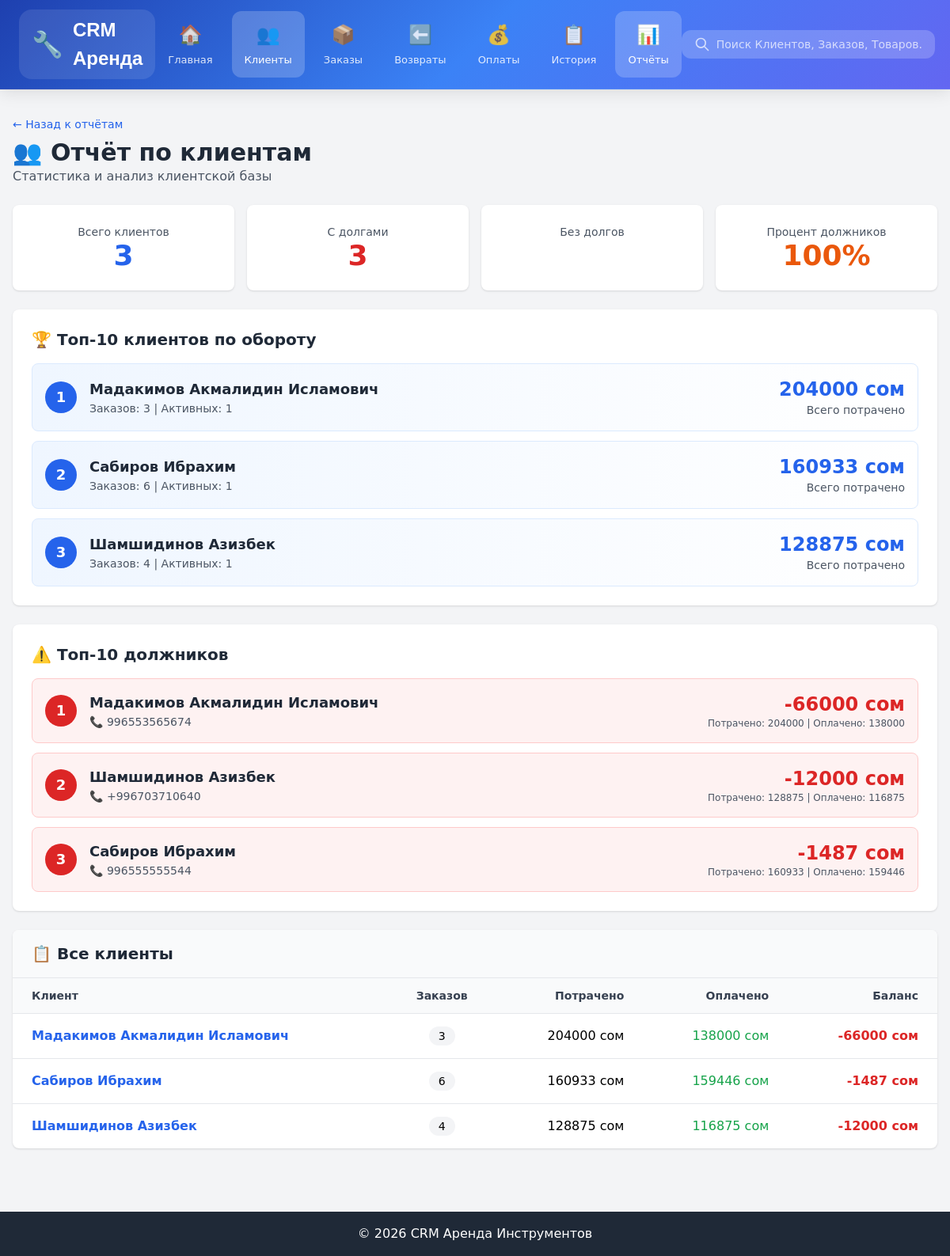
Screenshot of /reports/clients/ with the database file from the repository.
### apps/clients/models.py (models this page shows, shortened)
class Client(models.Model):
    last_name = models.CharField('Фамилия', max_length=100)
    first_name = models.CharField('Имя', max_length=100)
    middle_name = models.CharField('Отчество', max_length=100, blank=True)
    passport_front = models.ImageField('Паспорт (лицевая)', upload_to=passport_front_path)
    passport_back = models.ImageField('Паспорт (обратная)', upload_to=passport_back_path)
    telegram_id = models.CharField(max_length=50, blank=True, null=True, verbose_name='Telegram ID')
    created_at = models.DateTimeField('Дата регистрации', auto_now_add=True)
    updated_at = models.DateTimeField('Дата обновления', auto_now=True)
    class Meta:
        verbose_name = 'Клиент'
        verbose_name_plural = 'Клиенты'
        ordering = ['-created_at']
    def get_full_name(self):
        return f"{self.last_name} {self.first_name} {self.middle_name}".strip()
    def get_total_paid(self):
        total = self.payments.aggregate(total=Sum('amount'))['total']
        return float(total or 0)
    def get_total_debt(self):
        total = 0
        for order in self.rental_orders.all():
            total += float(order.get_current_total())
        return total
    def get_wallet_balance(self):
        return self.get_total_paid() - self.get_total_debt()

class ClientPhone(models.Model):
    phone_regex = RegexValidator(regex=r'^\+?996?\d{9,12}$')
    client = models.ForeignKey(Client, on_delete=models.CASCADE, related_name='phones')
    phone_number = models.CharField('Номер', validators=[phone_regex], max_length=17)
    is_primary = models.BooleanField('Основной', default=False)
    created_at = models.DateTimeField(auto_now_add=True)
    class Meta:
        verbose_name = 'Телефон'
        verbose_name_plural = 'Телефоны'

### apps/main/reports_views.py (the view)
# urls.py: path('reports/clients/', reports_views.reports_clients, name='reports_clients'),
def reports_clients(request):
    clients_data = []
    for client in Client.objects.all():
        total_orders = client.rental_orders.count()
        active_orders = client.rental_orders.filter(status='open').count()
        total_spent = 0
        for order in client.rental_orders.all():
            total_spent += order.get_current_total()
        total_paid = client.get_total_paid()
        balance = client.get_wallet_balance()
        clients_data.append({
            'client': client,
            'total_orders': total_orders,
            'active_orders': active_orders,
            'total_spent': int(total_spent),
            'total_paid': int(total_paid),
            'balance': int(balance),
        })
    clients_data_sorted = sorted(clients_data, key=lambda x: x['total_spent'], reverse=True)
    debtors = [c for c in clients_data if c['balance'] < 0]
    debtors_sorted = sorted(debtors, key=lambda x: x['balance'])
    context = {
        'clients_data': clients_data_sorted,
        'top_clients': clients_data_sorted[:10],
        'top_debtors': debtors_sorted[:10],
        'total_clients': len(clients_data),
        'clients_with_debt': len(debtors),
    }
    return render(request, 'reports/clients.html', context)

### apps/company/models.py (called while the page is built)
    @classmethod
    def get_company(cls):
        company, created = cls.objects.get_or_create(
            pk=1,
            defaults={
                'company_name': 'Моя компания',
                'currency': 'сом',
            }
        )
        return company

### apps/main/context_processors.py (called while the page is built)
def company_context(request):
    from apps.company.models import CompanyProfile
    company = CompanyProfile.get_company()
    return {
        'company': company,
    }

### apps/rental/models.py (called while the page is built)
    def get_current_total(self):
        total = Decimal('0')
        for item in self.items.all():
            total += item.get_actual_cost()
        return total

    def get_actual_cost(self):
        now = timezone.now()
        base_cost = Decimal(str(self.original_total_cost))
        if self.quantity_remaining == 0:
            return base_cost
        if self.planned_return_date >= now:
            return base_cost
        overdue_time = now - self.planned_return_date
        overdue_days = overdue_time.days
        overdue_hours = overdue_time.seconds // 3600
        price_per_day = Decimal(str(self.price_per_day))
        if overdue_time.total_seconds() < 86400:
            overdue_cost = (price_per_day / 24) * Decimal(str(overdue_hours)) * Decimal(str(self.quantity_remaining))
        else:
            overdue_cost = price_per_day * Decimal(str(overdue_days)) * Decimal(str(self.quantity_remaining))
        return base_cost + overdue_cost

### templates/reports/clients.html (shortened to what this page needs)
{% extends 'base.html' %}
{% block content %}
<div class="space-y-6">
    <div>
        <a href="/reports/" class="text-blue-600 hover:underline text-sm mb-2 inline-block">
            ← Назад к отчётам
        </a>
        <h1 class="text-3xl font-bold text-gray-800">👥 Отчёт по клиентам</h1>
        <p class="text-gray-600">Статистика и анализ клиентской базы</p>
    </div>
    <div class="grid grid-cols-4 gap-4">
        <div class="bg-white rounded-lg shadow p-6 text-center">
            <p class="text-gray-600 text-sm">Всего клиентов</p>
            <p class="text-4xl font-bold text-blue-600">{{ total_clients }}</p>
        </div>
        <div class="bg-white rounded-lg shadow p-6 text-center">
            <p class="text-gray-600 text-sm">С долгами</p>
            <p class="text-4xl font-bold text-red-600">{{ clients_with_debt }}</p>
        </div>
        <div class="bg-white rounded-lg shadow p-6 text-center">
            <p class="text-gray-600 text-sm">Без долгов</p>
        </div>
        <div class="bg-white rounded-lg shadow p-6 text-center">
            <p class="text-gray-600 text-sm">Процент должников</p>
            <p class="text-4xl font-bold text-orange-600">
                {% if total_clients > 0 %}
                    {% widthratio clients_with_debt total_clients 100 %}%
                {% else %}
                    0%
                {% endif %}
            </p>
        </div>
    </div>
    <div class="bg-white rounded-lg shadow p-6">
        <h2 class="text-xl font-bold text-gray-800 mb-4">🏆 Топ-10 клиентов по обороту</h2>
        <div class="space-y-3">
            {% for item in top_clients %}
            <div class="flex justify-between items-center p-4 bg-gradient-to-r from-blue-50 to-white rounded-lg border border-blue-100">
                <div class="flex items-center gap-4">
                    <div class="bg-blue-600 text-white w-10 h-10 rounded-full flex items-center justify-center font-bold text-lg">
                        {{ forloop.counter }}
                    </div>
                    <div>
                        <a href="/clients/{{ item.client.id }}/" class="font-bold text-lg text-gray-800 hover:text-blue-600">
                            {{ item.client.get_full_name }}
                        </a>
                        <div class="text-sm text-gray-600">
                            Заказов: {{ item.total_orders }} | Активных: {{ item.active_orders }}
                        </div>
                    </div>
                </div>
                <div class="text-right">
                    <p class="text-2xl font-bold text-blue-600">{{ item.total_spent|floatformat:0 }} сом</p>
                    <p class="text-sm text-gray-600">Всего потрачено</p>
                </div>
            </div>
            {% endfor %}
        </div>
    </div>
    {% if top_debtors %}
    <div class="bg-white rounded-lg shadow p-6">
        <h2 class="text-xl font-bold text-gray-800 mb-4">⚠️ Топ-10 должников</h2>
        <div class="space-y-3">
            {% for item in top_debtors %}
            <div class="flex justify-between items-center p-4 bg-red-50 rounded-lg border border-red-200">
                <div class="flex items-center gap-4">
                    <div class="bg-red-600 text-white w-10 h-10 rounded-full flex items-center justify-center font-bold text-lg">
                        {{ forloop.counter }}
                    </div>
                    <div>
                        <a href="/clients/{{ item.client.id }}/" class="font-bold text-lg text-gray-800 hover:text-blue-600">
                            {{ item.client.get_full_name }}
                        </a>
                        <div class="text-sm text-gray-600">
                            {% for phone in item.client.phones.all|slice:":1" %}
                                📞 {{ phone.phone_number }}
                            {% endfor %}
                        </div>
                    </div>
                </div>
                <div class="text-right">
                    <p class="text-2xl font-bold text-red-600">{{ item.balance|floatformat:0 }} сом</p>
                    <p class="text-xs text-gray-600">
                        Потрачено: {{ item.total_spent|floatformat:0 }} |
                        Оплачено: {{ item.total_paid|floatformat:0 }}
                    </p>
                </div>
            </div>
            {% endfor %}
        </div>
    </div>
    {% endif %}
    <div class="bg-white rounded-lg shadow overflow-hidden">
        <div class="px-6 py-4 bg-gray-50 border-b">
            <h2 class="text-xl font-bold text-gray-800">📋 Все клиенты</h2>
        </div>
        <table class="w-full">
            <thead class="bg-gray-50 border-b">
                <tr>
                    <th class="px-6 py-3 text-left text-sm font-semibold text-gray-700">Клиент</th>
                    <th class="px-6 py-3 text-center text-sm font-semibold text-gray-700">Заказов</th>
                    <th class="px-6 py-3 text-right text-sm font-semibold text-gray-700">Потрачено</th>
                    <th class="px-6 py-3 text-right text-sm font-semibold text-gray-700">Оплачено</th>
                    <th class="px-6 py-3 text-right text-sm font-semibold text-gray-700">Баланс</th>
                </tr>
            </thead>
            <tbody class="divide-y">
                {% for item in clients_data %}
                <tr class="hover:bg-gray-50">
                    <td class="px-6 py-4">
                        <a href="/clients/{{ item.client.id }}/" class="font-semibold text-blue-600 hover:underline">
                            {{ item.client.get_full_name }}
                        </a>
                    </td>
                    <td class="px-6 py-4 text-center">
                        <span class="px-3 py-1 bg-gray-100 rounded-full text-sm">
                            {{ item.total_orders }}
                        </span>
                    </td>
                    <td class="px-6 py-4 text-right">{{ item.total_spent|floatformat:0 }} сом</td>
                    <td class="px-6 py-4 text-right text-green-600">{{ item.total_paid|floatformat:0 }} сом</td>
                    <td class="px-6 py-4 text-right">
                        {% if item.balance < 0 %}
                            <span class="text-red-600 font-bold">{{ item.balance|floatformat:0 }} сом</span>
                        {% elif item.balance > 0 %}
                            <span class="text-green-600 font-bold">+{{ item.balance|floatformat:0 }} сом</span>
                        {% else %}
                            <span class="text-gray-600">0 сом</span>
                        {% endif %}
                    </td>
                </tr>
                {% endfor %}
            </tbody>
        </table>
    </div>
</div>
{% endblock %}

### rows the page displays
Client: client.get_full_name "Мадакимов Акмалидин Исламович", total_orders "3", active_orders "1", total_spent "204000", balance "-66000", total_paid "138000"
Client: client.get_full_name "Сабиров Ибрахим", total_orders "6", active_orders "1", total_spent "160933", balance "-1487", total_paid "159446"
Client: client.get_full_name "Шамшидинов Азизбек", total_orders "4", active_orders "1", total_spent "128875", balance "-12000", total_paid "116875"
ClientPhone: phone_number "996553565674"
ClientPhone: phone_number "+996703710640"
ClientPhone: phone_number "996555555544"

### other values shown
{{ total_clients }} "3"
{{ clients_with_debt }} "3"
